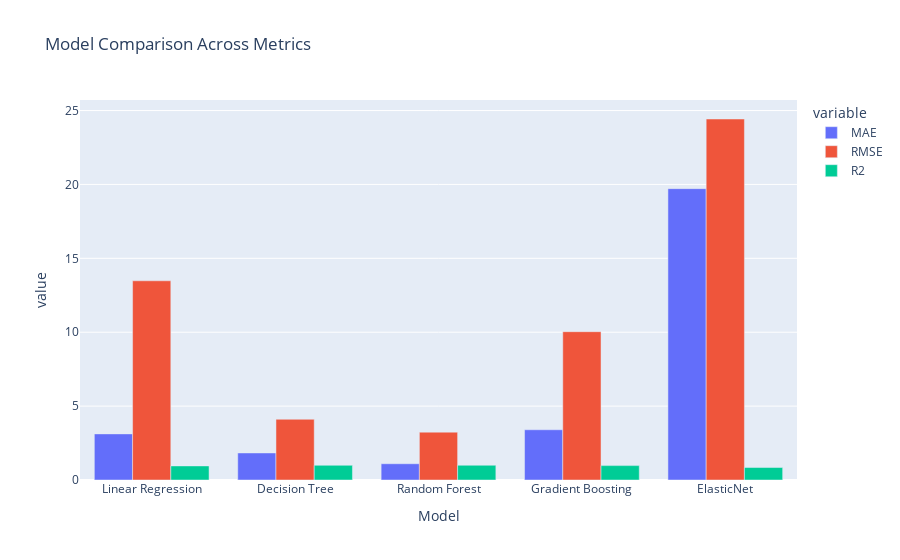

The notebook cell saved with this chart:
### Code cell
fig = px.bar(results_df.melt(id_vars='Model'), 
             x='Model', y='value', color='variable', 
             barmode='group', title='Model Comparison Across Metrics')
fig.show()

### Figure 1 — Plotly figure (JSON) as saved in the notebook; plotly's stock layout.template omitted (floating-point values rounded to 4 significant figures)
{"data": [{"alignmentgroup": "True", "hovertemplate": "variable=MAE<br>Model=%{x}<br>value=%{y}<extra></extra>", "legendgroup": "MAE", "marker": {"color": "#636efa", "pattern": {"shape": ""}}, "name": "MAE", "offsetgroup": "MAE", "orientation": "v", "showlegend": true, "textposition": "auto", "type": "bar", "x": ["Linear Regression", "Decision Tree", "Random Forest", "Gradient Boosting", "ElasticNet"], "xaxis": "x", "y": [3.12, 1.831, 1.1, 3.4, 19.71], "yaxis": "y"}, {"alignmentgroup": "True", "hovertemplate": "variable=RMSE<br>Model=%{x}<br>value=%{y}<extra></extra>", "legendgroup": "RMSE", "marker": {"color": "#EF553B", "pattern": {"shape": ""}}, "name": "RMSE", "offsetgroup": "RMSE", "orientation": "v", "showlegend": true, "textposition": "auto", "type": "bar", "x": ["Linear Regression", "Decision Tree", "Random Forest", "Gradient Boosting", "ElasticNet"], "xaxis": "x", "y": [13.48, 4.109, 3.238, 10.04, 24.43], "yaxis": "y"}, {"alignmentgroup": "True", "hovertemplate": "variable=R2<br>Model=%{x}<br>value=%{y}<extra></extra>", "legendgroup": "R2", "marker": {"color": "#00cc96", "pattern": {"shape": ""}}, "name": "R2", "offsetgroup": "R2", "orientation": "v", "showlegend": true, "textposition": "auto", "type": "bar", "x": ["Linear Regression", "Decision Tree", "Random Forest", "Gradient Boosting", "ElasticNet"], "xaxis": "x", "y": [0.9526, 0.9956, 0.9973, 0.9737, 0.8443], "yaxis": "y"}], "layout": {"barmode": "group", "legend": {"title": {"text": "variable"}, "tracegroupgap": 0}, "title": {"text": "Model Comparison Across Metrics"}, "xaxis": {"anchor": "y", "domain": [0, 1], "title": {"text": "Model"}}, "yaxis": {"anchor": "x", "domain": [0, 1], "title": {"text": "value"}}}}
